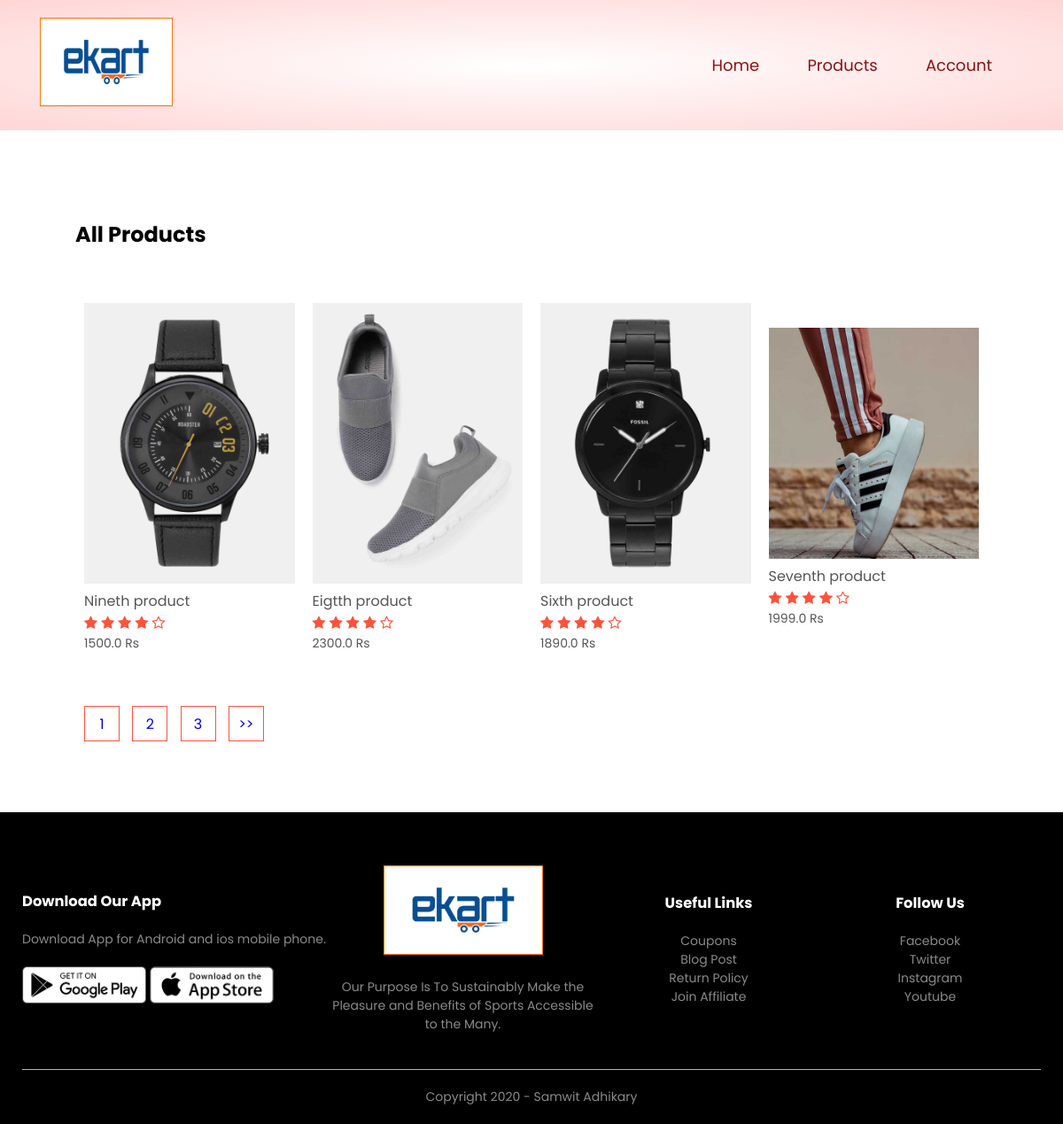
Page /product_list/ on the committed database.
### products/models.py (models this page shows, shortened)
class product(models.Model):
    LIVE=1
    DELETE=0
    DELETE_CHOICES=((LIVE,'Live'),(DELETE,'Delete'))
    SIZE_S = 'S'
    SIZE_M = 'M'
    SIZE_L = 'L'
    SIZE_XL = 'XL'
    SIZE_CHOICES = [
        (SIZE_S, 'Small'),
        (SIZE_M, 'Medium'),
        (SIZE_L, 'Large'),
        (SIZE_XL, 'Extra Large'),
    ]
    size = models.CharField(max_length=2, choices=SIZE_CHOICES, default=SIZE_M)
    title=models.CharField(max_length=200)
    price=models.FloatField()
    description=models.TextField()
    image=models.ImageField(upload_to='media/')
    priority=models.IntegerField(default=0)
    delete_status=models.IntegerField(choices=DELETE_CHOICES,default=LIVE)
    created_at=models.DateTimeField(auto_now_add=True)
    updated_at=models.DateTimeField(auto_now=True)

### products/views.py (the view)
# urls.py: path('product_list/', views.list_products, name='list_product'),
def list_products(request):
    page=1
    if request.GET:
        page=request.GET.get('page',1)
    product_list=product.objects.order_by('-priority')
    product_paginator = Paginator(product_list,4)
    product_list=product_paginator.get_page(page)
    context={'products':product_list}
    return render(request, 'products.html',context)

### products/templatetags/chunks.py (called while the page is built)
@register.filter(name='chunks')
def chunks(list_data,chunk_size):
    chunk=[]
    i=0
    for data in list_data:
        chunk.append(data)
        i=i+1
        if i==chunk_size:
            yield chunk
            i=0
            chunk=[]
    if chunk:
         yield chunk

### templates/products.html
{% extends 'blank_layout.html' %}
{% block content%}
{%include 'products_list.html' %}
{% endblock content %}

### templates/products_list.html (shortened to what this page needs)
{% load static %}
{% load chunks %}
<div class="small-container">
    <div class="row row-2">
        <h2>All Products</h2>
    </div>
    {% for product_chunks in products|chunks:4 %}
    <div class="row">
        {% for product in product_chunks %}
        <div class="col-4">
            <a href= "{%url 'detail_product' product.id %}"><img src="{{product.image.url}}"></a>
            <h4>{{ product.title }}</h4>
            <div class="rating">
                <i class="fa fa-star"></i>
                <i class="fa fa-star"></i>
                <i class="fa fa-star"></i>
                <i class="fa fa-star"></i>
                <i class="fa fa-star-o"></i>
            </div>
            <p>{{product.price}} Rs</p>
        </div>
        {% endfor %}
    </div>
    {% endfor %}
    <div class="page-btn">
        {% for i in products.paginator.page_range %}
        <a href="?page={{i}}"><span>{{i}}</span></a>
        {% endfor %}
        {% if products.has_next %}
        <a href="?page={{products.next_page_number}}"><span>>></span></a>
        {% endif %}
    </div>
</div>

### static/css/style.css (style rules this page uses)
* { margin: 0; padding: 0; box-sizing: border-box; }
body { font-family: 'Poppins', sans-serif; }
p { color: #555; }
.row { display: flex; align-items: center; flex-wrap: wrap; justify-content: space-around; }
.small-container { max-width: 1080px; margin: auto; padding-left: 25px; padding-right: 25px; }
.col-4 { flex-basis: 25%; padding: 10px; min-width: 200px; margin-bottom: 50px; transition: transform 0.5s; }
.col-4 img { width: 100%; }
h4 { color: #555; font-weight: normal; }
.col-4 p { font-size: 14px; }
.rating .fa { color: #ff523b; }
.row-2 { justify-content: space-between; margin: 100px auto 50px; }
.page-btn { margin: 0 auto 80px; }
.page-btn span { display: inline-block; border: 1px solid #ff523b; margin-left: 10px; width: 40px; height: 40px; text-align: center; line-height: 40px; cursor: pointer; }

### rows in the picture
product: image (picture), title "Nineth product", price "1500.0"
product: image (picture), title "Eigtth product", price "2300.0"
product: image (picture), title "Sixth product", price "1890.0"
product: image (picture), title "Seventh product", price "1999.0"

### other values in the picture
{{ i }} "1" "2" "3"
